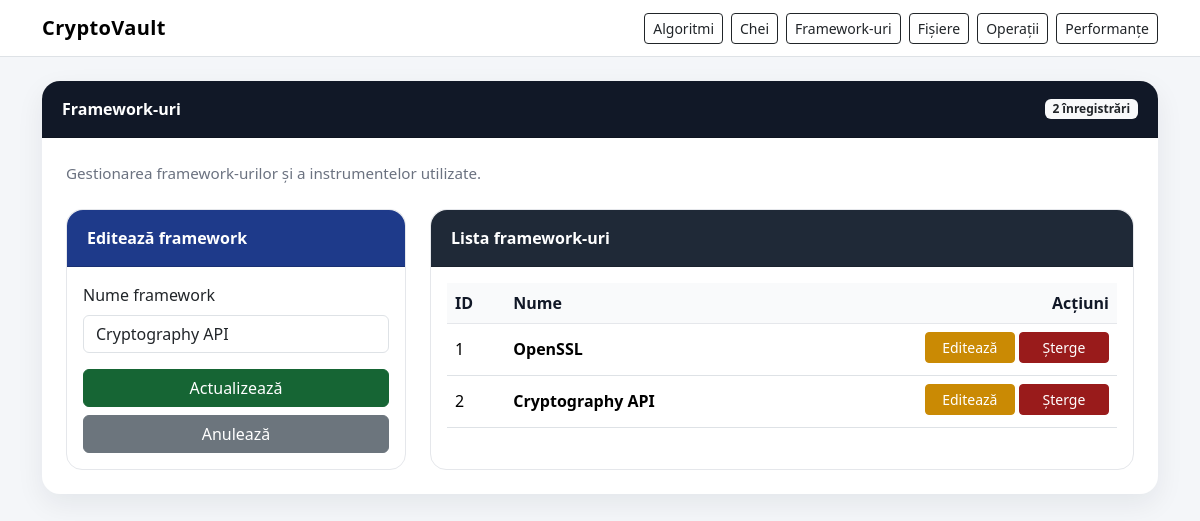
The app's page /frameworks?edit_framework=2 with its own data.
### models.py (models this page shows)
class Framework(Base):
    __tablename__ = "frameworks"
    id = Column(Integer, primary_key=True, index=True)
    name = Column(String(100), nullable=False, unique=True)
    performances = relationship("Performance", back_populates="framework", cascade="all, delete-orphan")

### app_web.py (the view)
@app.route("/frameworks")
def show_frameworks():
    db = database.get_session()
    try:
        edit_framework_id = request.args.get("edit_framework", type=int)
        pagination = crud.get_frameworks_paginated(db, get_page(), get_per_page())
        edit_framework = crud.get_framework_by_id(db, edit_framework_id) if edit_framework_id else None
        return render_template(
            "frameworks.html",
            frameworks=pagination["items"],
            pagination=pagination,
            edit_framework=edit_framework
        )
    finally:
        db.close()

### app_web.py (called while the page is built)
def get_page():
    return crud.normalize_page(request.args.get("page", 1))

def get_per_page():
    return crud.normalize_per_page(request.args.get("per_page", 25))

### crud.py (called while the page is built)
def normalize_page(value):
    try:
        value = int(value)
    except (TypeError, ValueError):
        value = DEFAULT_PAGE
    if value < 1:
        value = DEFAULT_PAGE
    return value

def normalize_per_page(value):
    try:
        value = int(value)
    except (TypeError, ValueError):
        value = DEFAULT_PER_PAGE
    if value < 1:
        value = DEFAULT_PER_PAGE
    if value > MAX_PER_PAGE:
        value = MAX_PER_PAGE
    return value

def paginate_query(query, page=1, per_page=25):
    page = normalize_page(page)
    per_page = normalize_per_page(per_page)
    total = query.count()
    pages = math.ceil(total / per_page) if total > 0 else 1
    if page > pages:
        page = pages
    items = query.offset((page - 1) * per_page).limit(per_page).all()
    return {
        "items": items,
        "page": page,
        "per_page": per_page,
        "total": total,
        "pages": pages,
        "has_prev": page > 1,
        "has_next": page < pages,
        "prev_page": page - 1 if page > 1 else 1,
        "next_page": page + 1 if page < pages else pages,
    }

def get_frameworks_paginated(db: Session, page=1, per_page=25):
    query = db.query(models.Framework).order_by(models.Framework.id)
    return paginate_query(query, page, per_page)

def get_framework_by_id(db: Session, framework_id: int):
    return db.query(models.Framework).filter(models.Framework.id == framework_id).first()

### database.py (called while the page is built)
@event.listens_for(engine, "connect")
def enable_sqlite_foreign_keys(dbapi_connection, connection_record):
    cursor = dbapi_connection.cursor()
    cursor.execute("PRAGMA foreign_keys=ON")
    cursor.close()

def get_session():
    return SessionLocal()

### templates/frameworks.html (shortened to what this page needs)
{% extends "base.html" %}
{% block content %}
<div class="card section-card">
    <div class="card-header">
        <div class="d-flex justify-content-between align-items-center flex-wrap gap-2">
            <span>Framework-uri</span>
            <span class="badge bg-light text-dark">{{ pagination.total }} înregistrări</span>
        </div>
    </div>
    <div class="card-body p-4">
        <p class="section-subtitle mb-4">Gestionarea framework-urilor și a instrumentelor utilizate.</p>
        <div class="row g-4">
            <div class="col-lg-4">
                <div class="card form-card h-100">
                    <div class="card-header">
                        {{ "Editează framework" if edit_framework else "Adaugă framework" }}
                    </div>
                    <div class="card-body">
                        <form action="{{ url_for('save_framework') }}" method="post">
                            <div class="mb-3">
                                <label class="form-label">Nume framework</label>
                                <input type="text" name="name" class="form-control"
                                       value="{{ edit_framework.name if edit_framework else '' }}" required>
                            </div>
                            <button type="submit" class="btn btn-success w-100">
                                {{ "Actualizează" if edit_framework else "Adaugă" }}
                            </button>
                            {% if edit_framework %}
                                <a href="{{ url_for('show_frameworks') }}" class="btn btn-secondary w-100 mt-2">Anulează</a>
                            {% endif %}
                        </form>
                    </div>
                </div>
            </div>
            <div class="col-lg-8">
                <div class="card table-card h-100">
                    <div class="card-header">Lista framework-uri</div>
                    <div class="card-body">
                        <div class="table-responsive">
                            <table class="table table-hover align-middle">
                                <thead>
                                    <tr>
                                        <th>ID</th>
                                        <th>Nume</th>
                                        <th class="text-end">Acțiuni</th>
                                    </tr>
                                </thead>
                                <tbody>
                                {% for framework in frameworks %}
                                    <tr>
                                        <td>{{ framework.id }}</td>
                                        <td><strong>{{ framework.name }}</strong></td>
                                        <td class="text-end">
                                            <a href="{{ url_for('show_frameworks', edit_framework=framework.id) }}" class="btn btn-warning btn-sm btn-action">Editează</a>
                                            <a href="{{ url_for('delete_framework', framework_id=framework.id) }}" class="btn btn-danger btn-sm btn-action"
                                               onclick="return confirm('Sigur vrei să ștergi acest framework? Vor fi șterse și performanțele asociate.')">Șterge</a>
                                        </td>
                                    </tr>
                                {% else %}
                                    <tr>
                                        <td colspan="3" class="text-center text-muted py-4">Nu există framework-uri în baza de date.</td>
                                    </tr>
                                {% endfor %}
                                </tbody>
                            </table>
                        </div>
                    </div>
                </div>
            </div>
        </div>
    </div>
</div>
{% endblock %}

### static/css/style.css (style rules this page uses)
body { background-color: #f4f6f9; color: #1f2937; }
.section-card { border: none; border-radius: 18px; box-shadow: 0 10px 28px rgba(15, 23, 42, 0.07); margin-bottom: 2rem; }
.section-card .card-header { background-color: #111827; color: white; border-top-left-radius: 18px; border-top-right-radius: 18px; padding: 1rem 1.25rem; font-weight: 600; }
.form-card { border: 1px solid #e5e7eb; border-radius: 16px; }
.form-card .card-header { background-color: #1e3a8a; color: white; border-top-left-radius: 16px; border-top-right-radius: 16px; font-weight: 600; }
.table-card { border: 1px solid #e5e7eb; border-radius: 16px; }
.table-card .card-header { background-color: #1f2937; color: white; border-top-left-radius: 16px; border-top-right-radius: 16px; font-weight: 600; }
.table thead th { background-color: #f9fafb; color: #111827; font-weight: 600; border-bottom: 1px solid #e5e7eb; }
.table td, .table th { vertical-align: middle; }
.btn-action { min-width: 90px; margin-bottom: 0.25rem; }
.btn-success { background-color: #166534; border-color: #166534; }
.btn-warning { background-color: #ca8a04; border-color: #ca8a04; color: white; }
.btn-danger { background-color: #991b1b; border-color: #991b1b; }
.section-subtitle { color: #6b7280; font-size: 0.95rem; margin-bottom: 0; }

### records on screen
Framework: name "Cryptography API", id "2"
Framework: id "1", name "OpenSSL"

### other values on screen
{{ pagination.total }} "2"
{{ "Editează framework" if edit_framework else "Adaugă framework" }} "Editează framework"
{{ "Actualizează" if edit_framework else "Adaugă" }} "Actualizează"
